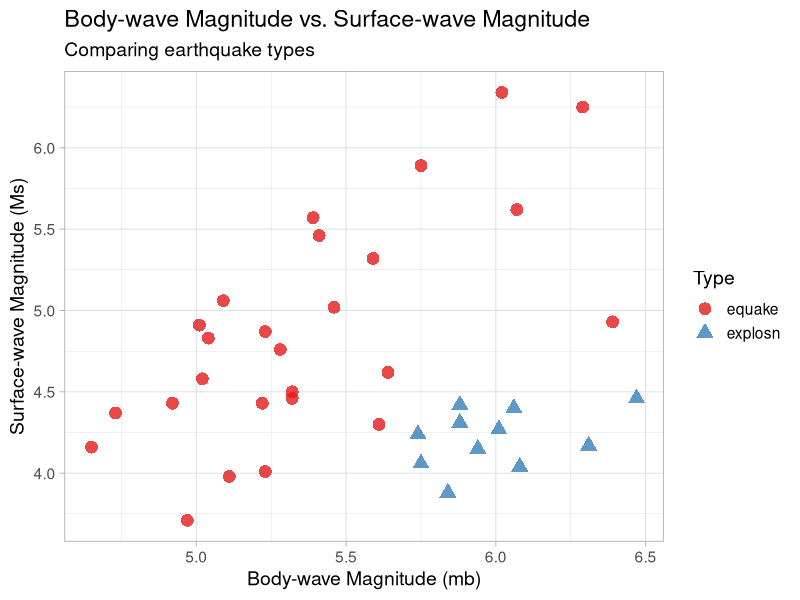
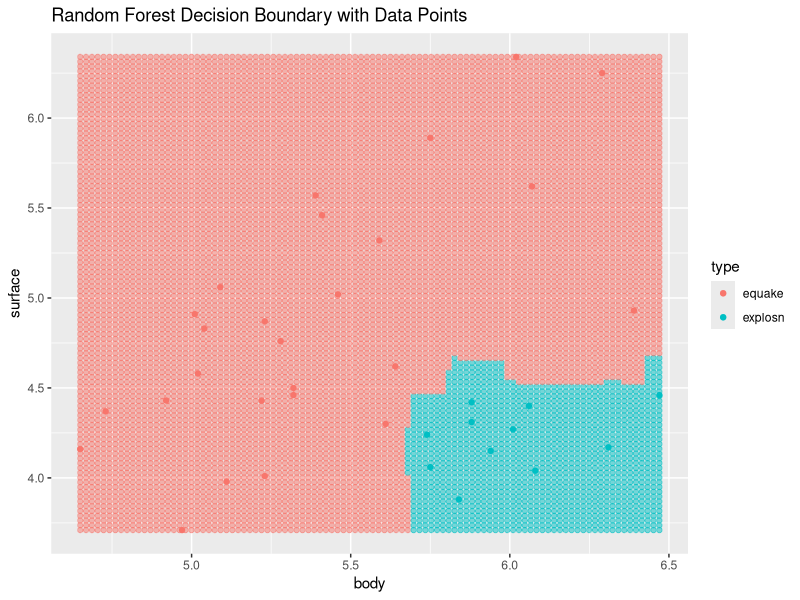
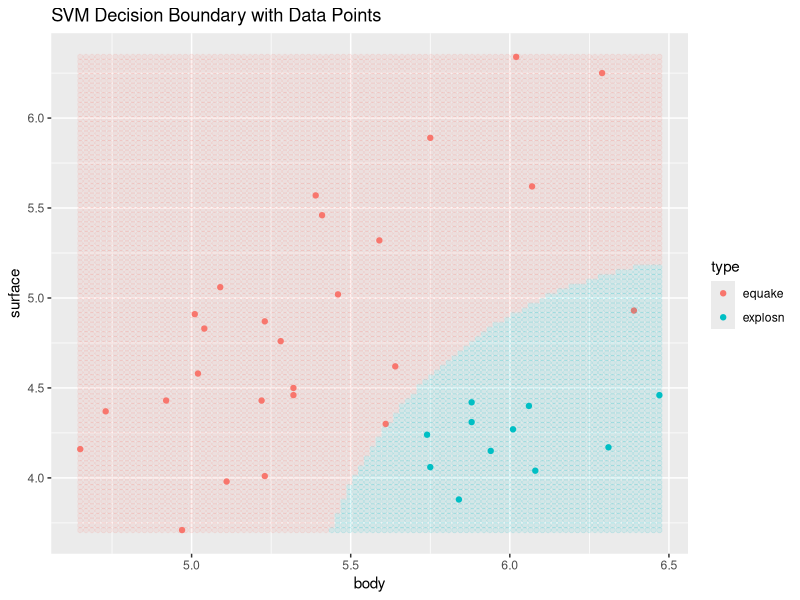

Here is the R script that generated these plots, in order: (Note: this script raises an error after producing the figures.)
install.packages("ggplot2")

library(ggplot2)


earthquake <- read.table(file = "earthquake.txt", header = TRUE, sep = "", dec = ".")


library(ggplot2)
library(RColorBrewer)

# Assuming 'earthquake' is your dataframe and is already loaded
ggplot(earthquake, aes(x=body, y=surface, color=type, shape=type)) +
  geom_point(size=4, alpha=0.8) + # Slightly larger and semi-transparent points
  theme_light(base_size = 14) +   # A lighter theme with adjusted base font size
  labs(title = "Body-wave Magnitude vs. Surface-wave Magnitude",
       subtitle = "Comparing earthquake types",
       x = "Body-wave Magnitude (mb)",
       y = "Surface-wave Magnitude (Ms)",
       color = "Type",
       shape = "Type") +
  scale_color_brewer(palette = "Set1") + # A more accessible color palette
  theme(legend.position = "right") # Adjust legend position



########################part B first one ########################################

# Load necessary libraries
library(randomForest)
library(ggplot2)
library(caret)


data <- read.table(file = "earthquake.txt", header = TRUE, sep = "", dec = ".")
# 2. Preprocess the data (ensure correct data types)
data$type <- as.factor(data$type)

# 3. For hyperparameter tuning, normally you'd create a train-test split or use cross-validation.
# Since we're evaluating with leave-one-out cross-validation later, we'll skip splitting here.

# 4. Train the Random Forest model
# Perform a grid search for hyperparameter tuning (example: mtry)
# For simplicity, we'll skip the tuning part and use default parameters here
set.seed(123) # For reproducibility
rf_model <- randomForest(type ~ body + surface, data=data)

# 5. Model visualization
# Predict on a grid to visualize decision boundaries
plot_data <- with(data, expand.grid(body=seq(min(body), max(body), length.out=100),
                                    surface=seq(min(surface), max(surface), length.out=100)))
plot_data$type <- predict(rf_model, newdata=plot_data, type="class")

ggplot(data, aes(x=body, y=surface, color=type)) +
  geom_point() +
  geom_point(data=plot_data, aes(x=body, y=surface, color=type), alpha=0.5) +
  labs(title="Random Forest Decision Boundary with Data Points")

# 6. Model evaluation with leave-one-out cross-validation
loo_control <- trainControl(method="LOOCV")
loo_results <- train(type ~ body + surface, data=data, method="rf", trControl=loo_control)

# Print out the results
print(loo_results$results)

# Comment on results and graphs


################## part B 2nd one###########################################

# Load necessary libraries
library(e1071)
library(ggplot2)
library(caret)



# 2. Preprocess the data (ensure correct data types)
data$type <- as.factor(data$type)

# 3. Model tuning: Use cross-validation to find the best hyperparameters
set.seed(123) # For reproducibility
tune_result <- tune(svm, type ~ body + surface, data=data,
                    kernel="radial", ranges=list(cost=c(0.1, 1, 10, 100), gamma=c(0.1, 1, 10)))

# View best parameters
print(tune_result$best.parameters)

# 4. Train the SVM model with the best parameters
svm_model <- svm(type ~ body + surface, data=data, method="C-classification",
                 kernel="radial", cost=tune_result$best.parameters$cost,
                 gamma=tune_result$best.parameters$gamma)

# 5. Model visualization
# Predict on a grid to visualize decision boundaries
plot_data <- with(data, expand.grid(body=seq(min(body), max(body), length.out=100),
                                    surface=seq(min(surface), max(surface), length.out=100)))

plot_data$type <- predict(svm_model, newdata=plot_data)

ggplot(data, aes(x=body, y=surface, color=type)) +
  geom_point() +
  geom_point(data=plot_data, aes(x=body, y=surface, color=type), alpha=0.1) +
  labs(title="SVM Decision Boundary with Data Points")

# 6. Model evaluation with leave-one-out cross-validation
loo_control <- trainControl(method="LOOCV")
loo_results <- train(type ~ body + surface, data=data, method="svmRadial",
                     trControl=loo_control, tuneLength=5)

# Print out the results
print(loo_results$results)

# Comment on results and graphs

